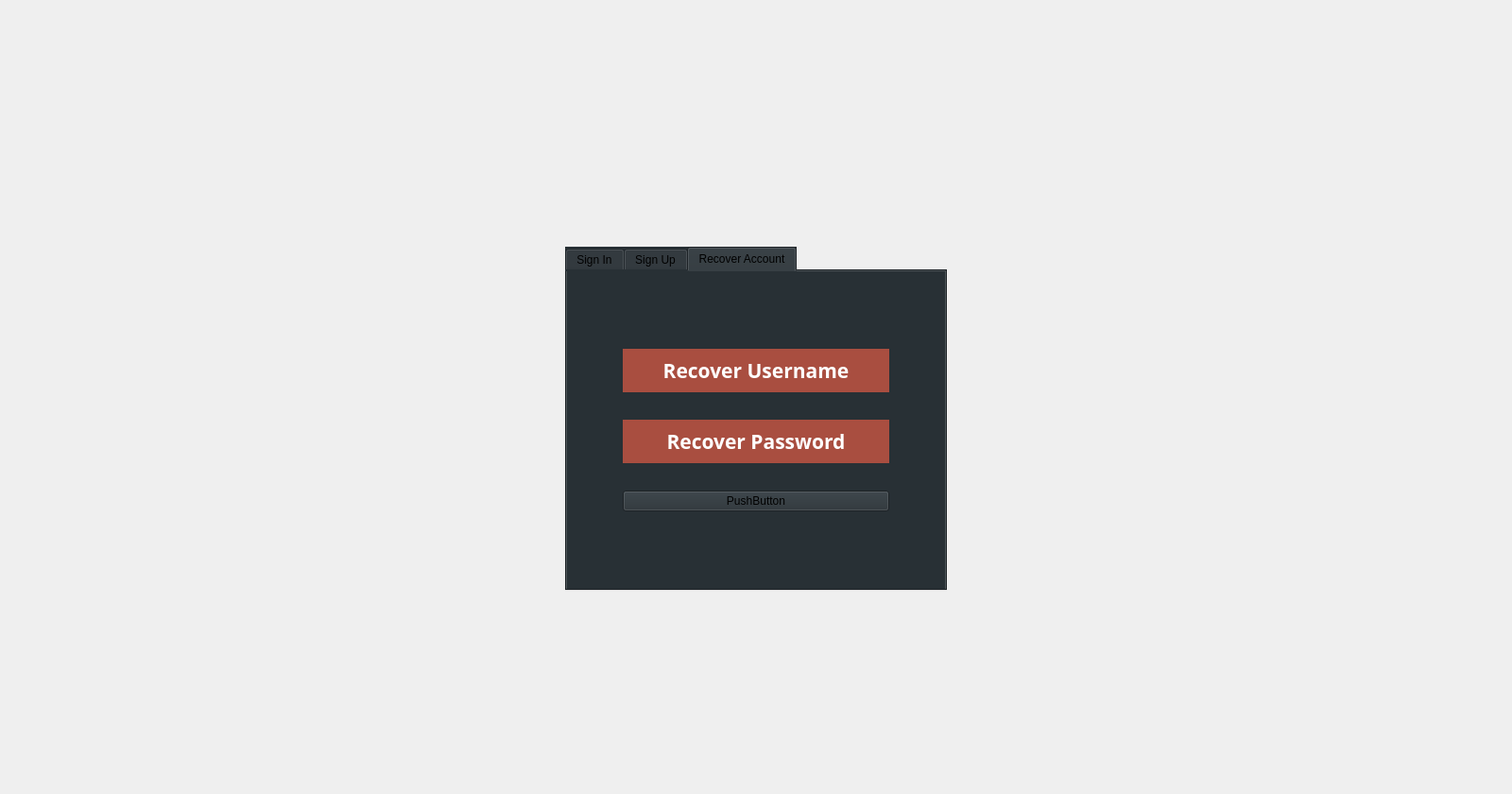
<?xml version="1.0" encoding="UTF-8"?>
<ui version="4.0">
 <class>StartPage</class>
 <widget class="QWidget" name="StartPage">
  <property name="geometry">
   <rect>
    <x>0</x>
    <y>0</y>
    <width>1600</width>
    <height>840</height>
   </rect>
  </property>
  <property name="sizePolicy">
   <sizepolicy hsizetype="Fixed" vsizetype="Fixed">
    <horstretch>0</horstretch>
    <verstretch>0</verstretch>
   </sizepolicy>
  </property>
  <property name="windowTitle">
   <string>Form</string>
  </property>
  <layout class="QGridLayout" name="gridLayout">
   <property name="leftMargin">
    <number>100</number>
   </property>
   <property name="topMargin">
    <number>0</number>
   </property>
   <property name="rightMargin">
    <number>100</number>
   </property>
   <property name="bottomMargin">
    <number>0</number>
   </property>
   <item row="0" column="0">
    <spacer name="spacer_top">
     <property name="orientation">
      <enum>Qt::Vertical</enum>
     </property>
     <property name="sizeType">
      <enum>QSizePolicy::MinimumExpanding</enum>
     </property>
     <property name="sizeHint" stdset="0">
      <size>
       <width>20</width>
       <height>25</height>
      </size>
     </property>
    </spacer>
   </item>
   <item row="3" column="0">
    <widget class="QTabWidget" name="tabWidget">
     <property name="sizePolicy">
      <sizepolicy hsizetype="Maximum" vsizetype="Expanding">
       <horstretch>0</horstretch>
       <verstretch>0</verstretch>
      </sizepolicy>
     </property>
     <property name="maximumSize">
      <size>
       <width>16777215</width>
       <height>16777215</height>
      </size>
     </property>
     <property name="autoFillBackground">
      <bool>false</bool>
     </property>
     <property name="styleSheet">
      <string notr="true">color: black;
background-color: #283035;</string>
     </property>
     <property name="tabPosition">
      <enum>QTabWidget::North</enum>
     </property>
     <property name="currentIndex">
      <number>2</number>
     </property>
     <widget class="QWidget" name="tab_sign_in">
      <attribute name="title">
       <string>Sign In</string>
      </attribute>
      <layout class="QVBoxLayout" name="verticalLayout_8">
       <property name="spacing">
        <number>10</number>
       </property>
       <property name="leftMargin">
        <number>50</number>
       </property>
       <property name="topMargin">
        <number>50</number>
       </property>
       <property name="rightMargin">
        <number>50</number>
       </property>
       <property name="bottomMargin">
        <number>50</number>
       </property>
       <item>
        <spacer name="verticalSpacer_8">
         <property name="orientation">
          <enum>Qt::Vertical</enum>
         </property>
         <property name="sizeType">
          <enum>QSizePolicy::Fixed</enum>
         </property>
         <property name="sizeHint" stdset="0">
          <size>
           <width>20</width>
           <height>45</height>
          </size>
         </property>
        </spacer>
       </item>
       <item>
        <widget class="QLineEdit" name="lineEdit_username">
         <property name="enabled">
          <bool>true</bool>
         </property>
         <property name="sizePolicy">
          <sizepolicy hsizetype="Preferred" vsizetype="Fixed">
           <horstretch>0</horstretch>
           <verstretch>0</verstretch>
          </sizepolicy>
         </property>
         <property name="minimumSize">
          <size>
           <width>300</width>
           <height>37</height>
          </size>
         </property>
         <property name="maximumSize">
          <size>
           <width>16777215</width>
           <height>37</height>
          </size>
         </property>
         <property name="font">
          <font>
           <family>Trebuchet MS</family>
           <pointsize>16</pointsize>
          </font>
         </property>
         <property name="styleSheet">
          <string notr="true">background-color: #545454;
color:white;
border-style:none;</string>
         </property>
         <property name="placeholderText">
          <string>Username</string>
         </property>
        </widget>
       </item>
       <item>
        <widget class="QLineEdit" name="lineEdit_password">
         <property name="sizePolicy">
          <sizepolicy hsizetype="Preferred" vsizetype="Fixed">
           <horstretch>0</horstretch>
           <verstretch>0</verstretch>
          </sizepolicy>
         </property>
         <property name="minimumSize">
          <size>
           <width>300</width>
           <height>37</height>
          </size>
         </property>
         <property name="maximumSize">
          <size>
           <width>16777215</width>
           <height>37</height>
          </size>
         </property>
         <property name="font">
          <font>
           <family>Trebuchet MS</family>
           <pointsize>16</pointsize>
          </font>
         </property>
         <property name="styleSheet">
          <string notr="true">background-color: #545454;
color:white;
border-style:none;</string>
         </property>
         <property name="inputMethodHints">
          <set>Qt::ImhHiddenText|Qt::ImhNoAutoUppercase|Qt::ImhNoPredictiveText|Qt::ImhSensitiveData</set>
         </property>
         <property name="text">
          <string/>
         </property>
         <property name="echoMode">
          <enum>QLineEdit::Password</enum>
         </property>
         <property name="placeholderText">
          <string>Password</string>
         </property>
        </widget>
       </item>
       <item>
        <spacer name="verticalSpacer_18">
         <property name="orientation">
          <enum>Qt::Vertical</enum>
         </property>
         <property name="sizeType">
          <enum>QSizePolicy::MinimumExpanding</enum>
         </property>
         <property name="sizeHint" stdset="0">
          <size>
           <width>20</width>
           <height>0</height>
          </size>
         </property>
        </spacer>
       </item>
       <item>
        <widget class="QPushButton" name="signin_button">
         <property name="font">
          <font>
           <family>Trebuchet MS</family>
           <pointsize>16</pointsize>
           <weight>75</weight>
           <italic>false</italic>
           <bold>true</bold>
          </font>
         </property>
         <property name="focusPolicy">
          <enum>Qt::StrongFocus</enum>
         </property>
         <property name="styleSheet">
          <string notr="true">QPushButton {
background-color: rgba(255, 98, 71, 0.6);
color: white; 
font:bold;
padding: 8px 12px 8px 12px;
border: 0px;
}

QPushButton:hover {
	background-color: rgba(255, 98, 71, 1);
}
</string>
         </property>
         <property name="text">
          <string>Login</string>
         </property>
         <property name="autoDefault">
          <bool>true</bool>
         </property>
         <property name="default">
          <bool>false</bool>
         </property>
         <property name="flat">
          <bool>false</bool>
         </property>
        </widget>
       </item>
      </layout>
     </widget>
     <widget class="QWidget" name="tab_sign_up">
      <attribute name="title">
       <string>Sign Up</string>
      </attribute>
      <layout class="QVBoxLayout" name="verticalLayout_9">
       <property name="spacing">
        <number>10</number>
       </property>
       <property name="leftMargin">
        <number>50</number>
       </property>
       <property name="topMargin">
        <number>50</number>
       </property>
       <property name="rightMargin">
        <number>50</number>
       </property>
       <property name="bottomMargin">
        <number>50</number>
       </property>
       <item>
        <layout class="QHBoxLayout" name="email_layout">
         <item>
          <widget class="QLineEdit" name="lineEdit_email">
           <property name="minimumSize">
            <size>
             <width>0</width>
             <height>37</height>
            </size>
           </property>
           <property name="maximumSize">
            <size>
             <width>16777215</width>
             <height>37</height>
            </size>
           </property>
           <property name="font">
            <font>
             <family>Trebuchet MS</family>
             <pointsize>16</pointsize>
            </font>
           </property>
           <property name="styleSheet">
            <string notr="true">background-color: #545454;
color:white;
border-style:none;</string>
           </property>
           <property name="placeholderText">
            <string>Email</string>
           </property>
          </widget>
         </item>
         <item>
          <widget class="QLabel" name="label_email_check">
           <property name="sizePolicy">
            <sizepolicy hsizetype="Fixed" vsizetype="Fixed">
             <horstretch>0</horstretch>
             <verstretch>0</verstretch>
            </sizepolicy>
           </property>
           <property name="text">
            <string/>
           </property>
          </widget>
         </item>
        </layout>
       </item>
       <item>
        <layout class="QHBoxLayout" name="username_layout">
         <item>
          <widget class="QLineEdit" name="lineEdit_username_signup">
           <property name="minimumSize">
            <size>
             <width>0</width>
             <height>37</height>
            </size>
           </property>
           <property name="maximumSize">
            <size>
             <width>16777215</width>
             <height>37</height>
            </size>
           </property>
           <property name="font">
            <font>
             <family>Trebuchet MS</family>
             <pointsize>16</pointsize>
            </font>
           </property>
           <property name="styleSheet">
            <string notr="true">background-color: #545454;
color:white;
border-style:none;</string>
           </property>
           <property name="placeholderText">
            <string>Username</string>
           </property>
          </widget>
         </item>
         <item>
          <widget class="QLabel" name="label_username_check">
           <property name="sizePolicy">
            <sizepolicy hsizetype="Fixed" vsizetype="Fixed">
             <horstretch>0</horstretch>
             <verstretch>0</verstretch>
            </sizepolicy>
           </property>
           <property name="text">
            <string/>
           </property>
          </widget>
         </item>
        </layout>
       </item>
       <item>
        <layout class="QHBoxLayout" name="password_layout">
         <item>
          <widget class="QLineEdit" name="lineEdit_password1">
           <property name="minimumSize">
            <size>
             <width>0</width>
             <height>37</height>
            </size>
           </property>
           <property name="maximumSize">
            <size>
             <width>16777215</width>
             <height>37</height>
            </size>
           </property>
           <property name="font">
            <font>
             <family>Trebuchet MS</family>
             <pointsize>16</pointsize>
            </font>
           </property>
           <property name="styleSheet">
            <string notr="true">background-color: #545454;
color:white;
border-style:none;</string>
           </property>
           <property name="echoMode">
            <enum>QLineEdit::Password</enum>
           </property>
           <property name="placeholderText">
            <string>Password</string>
           </property>
          </widget>
         </item>
         <item>
          <widget class="QLabel" name="label_password1_check">
           <property name="sizePolicy">
            <sizepolicy hsizetype="Fixed" vsizetype="Fixed">
             <horstretch>0</horstretch>
             <verstretch>0</verstretch>
            </sizepolicy>
           </property>
           <property name="text">
            <string/>
           </property>
          </widget>
         </item>
        </layout>
       </item>
       <item>
        <layout class="QHBoxLayout" name="verify_password_layout">
         <item>
          <widget class="QLineEdit" name="lineEdit_password2">
           <property name="minimumSize">
            <size>
             <width>0</width>
             <height>37</height>
            </size>
           </property>
           <property name="maximumSize">
            <size>
             <width>16777215</width>
             <height>37</height>
            </size>
           </property>
           <property name="font">
            <font>
             <family>Trebuchet MS</family>
             <pointsize>16</pointsize>
            </font>
           </property>
           <property name="styleSheet">
            <string notr="true">background-color: #545454;
color:white;
border-style:none;</string>
           </property>
           <property name="echoMode">
            <enum>QLineEdit::Password</enum>
           </property>
           <property name="placeholderText">
            <string>Verify Password</string>
           </property>
          </widget>
         </item>
         <item>
          <widget class="QLabel" name="label_password2_check">
           <property name="sizePolicy">
            <sizepolicy hsizetype="Fixed" vsizetype="Fixed">
             <horstretch>0</horstretch>
             <verstretch>0</verstretch>
            </sizepolicy>
           </property>
           <property name="text">
            <string/>
           </property>
          </widget>
         </item>
        </layout>
       </item>
       <item>
        <spacer name="verticalSpacer_12">
         <property name="orientation">
          <enum>Qt::Vertical</enum>
         </property>
         <property name="sizeType">
          <enum>QSizePolicy::MinimumExpanding</enum>
         </property>
         <property name="sizeHint" stdset="0">
          <size>
           <width>20</width>
           <height>0</height>
          </size>
         </property>
        </spacer>
       </item>
       <item>
        <widget class="QPushButton" name="singup_button">
         <property name="font">
          <font>
           <family>Trebuchet MS</family>
           <pointsize>16</pointsize>
           <weight>75</weight>
           <italic>false</italic>
           <bold>true</bold>
          </font>
         </property>
         <property name="styleSheet">
          <string notr="true">QPushButton {
background-color: rgba(255, 98, 71, 0.6);
color: white; 
font:bold;
padding: 8px 12px 8px 12px;
border: 0px;
}

QPushButton:hover {
	background-color: rgba(255, 98, 71, 1);
}</string>
         </property>
         <property name="text">
          <string>Register</string>
         </property>
        </widget>
       </item>
      </layout>
     </widget>
     <widget class="QWidget" name="tab_recover_account">
      <attribute name="title">
       <string>Recover Account</string>
      </attribute>
      <layout class="QVBoxLayout" name="verticalLayout_10">
       <property name="spacing">
        <number>10</number>
       </property>
       <property name="leftMargin">
        <number>50</number>
       </property>
       <property name="topMargin">
        <number>50</number>
       </property>
       <property name="rightMargin">
        <number>50</number>
       </property>
       <property name="bottomMargin">
        <number>50</number>
       </property>
       <item>
        <widget class="QStackedWidget" name="recover_account">
         <property name="sizePolicy">
          <sizepolicy hsizetype="Preferred" vsizetype="Expanding">
           <horstretch>0</horstretch>
           <verstretch>0</verstretch>
          </sizepolicy>
         </property>
         <widget class="QWidget" name="recover_acct_page">
          <layout class="QVBoxLayout" name="verticalLayout">
           <item>
            <widget class="QPushButton" name="pushButton_recover_user">
             <property name="font">
              <font>
               <family>Trebuchet MS</family>
               <pointsize>16</pointsize>
               <weight>75</weight>
               <italic>false</italic>
               <bold>true</bold>
              </font>
             </property>
             <property name="styleSheet">
              <string notr="true">QPushButton {
background-color: rgba(255, 98, 71, 0.6);
color: white; 
font:bold;
padding: 8px 12px 8px 12px;
border: 0px;
}

QPushButton:hover {
	background-color: rgba(255, 98, 71, 1);
}</string>
             </property>
             <property name="text">
              <string>Recover Username</string>
             </property>
            </widget>
           </item>
           <item>
            <widget class="QPushButton" name="pushButton_recover_pass">
             <property name="font">
              <font>
               <family>Trebuchet MS</family>
               <pointsize>16</pointsize>
               <weight>75</weight>
               <italic>false</italic>
               <bold>true</bold>
              </font>
             </property>
             <property name="styleSheet">
              <string notr="true">QPushButton {
background-color: rgba(255, 98, 71, 0.6);
color: white; 
font:bold;
padding: 8px 12px 8px 12px;
border: 0px;
}

QPushButton:hover {
	background-color: rgba(255, 98, 71, 1);
}</string>
             </property>
             <property name="text">
              <string>Recover Password</string>
             </property>
            </widget>
           </item>
           <item>
            <widget class="QPushButton" name="pushButton">
             <property name="text">
              <string>PushButton</string>
             </property>
            </widget>
           </item>
          </layout>
         </widget>
        </widget>
       </item>
      </layout>
     </widget>
    </widget>
   </item>
   <item row="1" column="0">
    <widget class="QLabel" name="label_logo">
     <property name="text">
      <string/>
     </property>
     <property name="alignment">
      <set>Qt::AlignCenter</set>
     </property>
    </widget>
   </item>
   <item row="2" column="0">
    <spacer name="verticalSpacer_7">
     <property name="orientation">
      <enum>Qt::Vertical</enum>
     </property>
     <property name="sizeType">
      <enum>QSizePolicy::Minimum</enum>
     </property>
     <property name="sizeHint" stdset="0">
      <size>
       <width>20</width>
       <height>25</height>
      </size>
     </property>
    </spacer>
   </item>
   <item row="4" column="0">
    <spacer name="spacer_bottom">
     <property name="orientation">
      <enum>Qt::Vertical</enum>
     </property>
     <property name="sizeType">
      <enum>QSizePolicy::MinimumExpanding</enum>
     </property>
     <property name="sizeHint" stdset="0">
      <size>
       <width>20</width>
       <height>50</height>
      </size>
     </property>
    </spacer>
   </item>
  </layout>
 </widget>
 <resources/>
 <connections/>
</ui>
